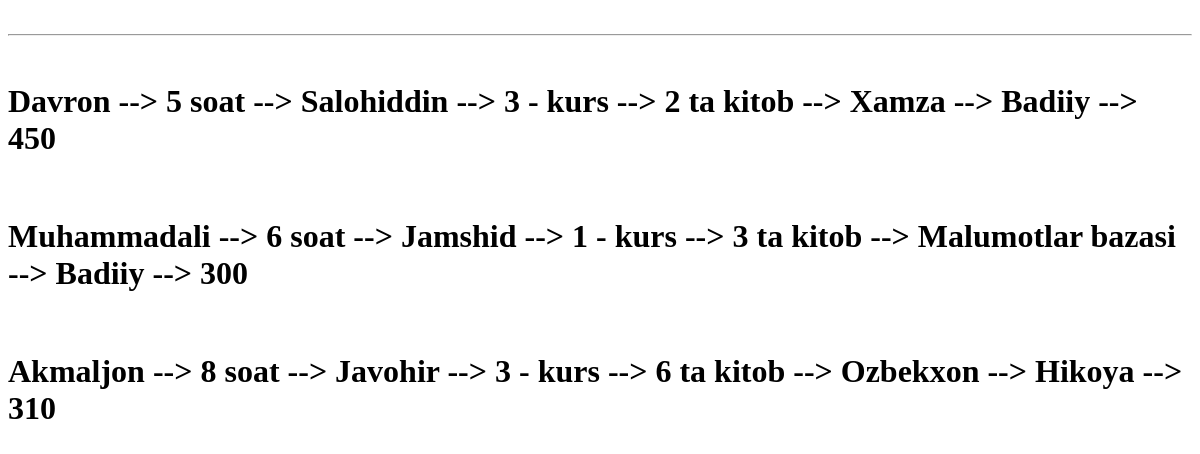
The page /record_tartiblash/ on the database as committed earlier.
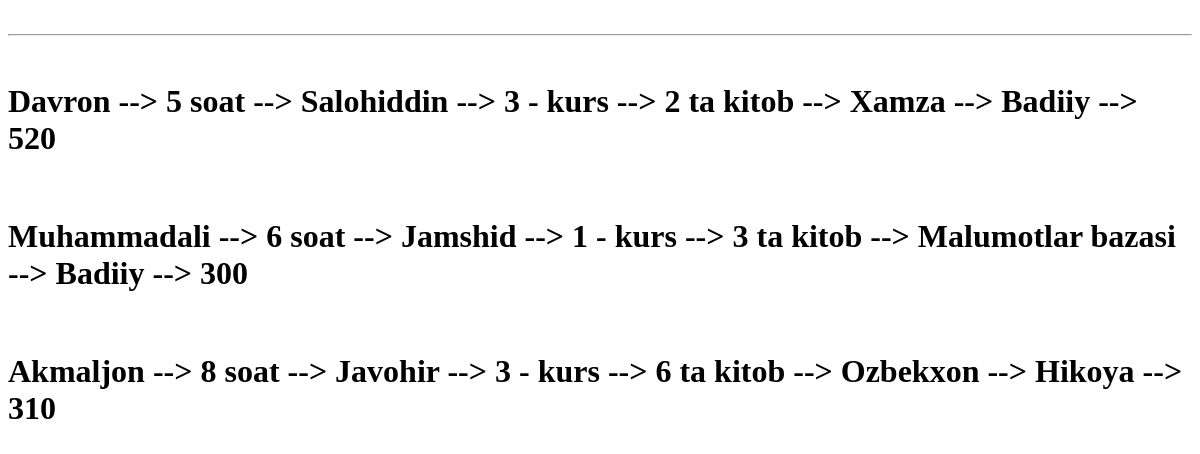
The same page on the database as committed later.
### asosiy/models.py (models this page shows)
class Record(models.Model):
    talaba = models.ForeignKey(Talaba, on_delete=models.CASCADE)
    kitob = models.ForeignKey(Kitob, on_delete=models.CASCADE)
    kutubxonachi = models.ForeignKey(Kutubxonachi, on_delete=models.CASCADE)
    olingan_sana = models.DateTimeField(auto_now_add=True)
    qaytardi = models.BooleanField(default=False)
    qaytarish_sana = models.DateTimeField(blank=True, null=True)
    def __str__(self):
        return f"{self.kutubxonachi} --> {self.talaba} --> {self.kitob}"

class Kutubxonachi(models.Model):
    ism = models.CharField(max_length=30)
    ish_vaqti = models.PositiveSmallIntegerField(verbose_name=" necha soat")
    def __str__(self):
        return f"{self.ism} --> {self.ish_vaqti} soat "

class Talaba(models.Model):
    ism = models.CharField(max_length=30)
    kurs = models.PositiveSmallIntegerField()
    kitob_soni = models.PositiveSmallIntegerField()
    def __str__(self):
        return f"{self.ism} --> {self.kurs} - kurs  --> {self.kitob_soni} ta kitob"

class Kitob(models.Model):
    nom = models.CharField(max_length=50)
    janr = models.CharField(max_length=20, choices=JANR)
    sahifa = models.PositiveSmallIntegerField()
    muallif = models.ForeignKey(Muallif, on_delete=models.CASCADE)
    def __str__(self):
        return f"{self.nom} --> {self.janr} --> {self.sahifa}"

### asosiy/views.py (the view)
# urls.py: path('record_tartiblash/', record_tartiblash),
def record_tartiblash(request):
    content = {
        "recordlar": Record.objects.order_by("-olingan_sana")[:3]
    }
    return render(request, "vazifa/record_tartiblash.html", content)

### templates/vazifa/record_tartiblash.html (shortened to what this page needs)
<!DOCTYPE html>
<html lang="en">
<head>
</head>
<body>
    <br>
    <hr>
    {% for record in recordlar %}
    <br>
    <h1>{{record}}</h1>
    {% endfor %}
</body>
</html>

Rows that differ between the two databases and show on the page:
changed through a linked row, Record: kutubxonachi+talaba+kitob "Davron --> 5 soat --> Salohiddin --> 3 - kurs --> 2 ta kitob --> Xamza --> Badiiy --> 450" → "Davron --> 5 soat --> Salohiddin --> 3 - kurs --> 2 ta kitob --> Xamza --> Badiiy --> 520"
